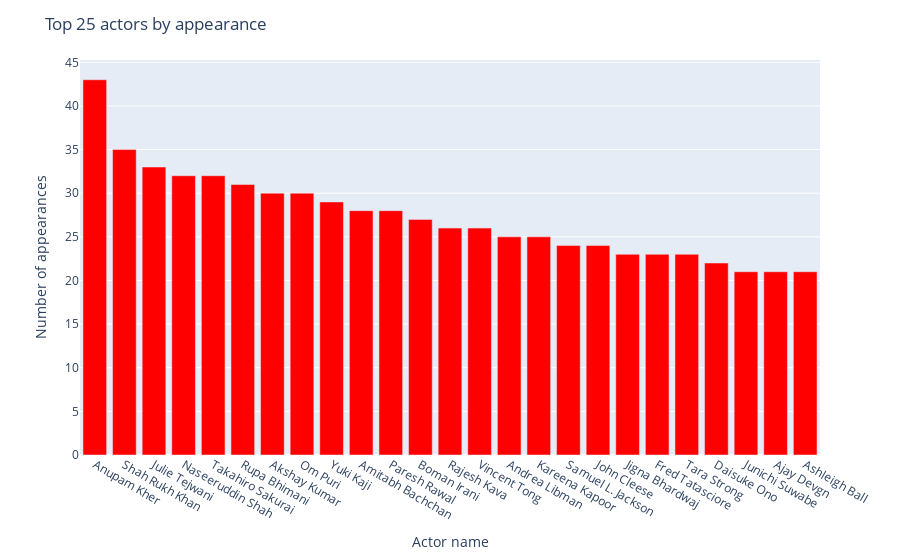

Notebook code cell kept with this figure:
### Code cell
# Taking the top 25 actor appearances and plotting the graph
castdictsample = castdict.nlargest(25)
plot = px.bar(castdictsample, x=castdictsample.index, y=castdictsample.values)
plot.update_layout(title = 'Top 25 actors by appearance', xaxis_title= 'Actor name', yaxis=dict(title='Number of appearances'))
plot.update_traces(marker_color='red')
plot.show()

### Figure 1 — Plotly figure (JSON) as saved in the notebook; plotly's stock layout.template omitted (floating-point values rounded to 4 significant figures)
{"data": [{"alignmentgroup": "True", "hovertemplate": "index=%{x}<br>y=%{y}<extra></extra>", "legendgroup": "", "marker": {"color": "red", "pattern": {"shape": ""}}, "name": "", "offsetgroup": "", "orientation": "v", "showlegend": false, "textposition": "auto", "type": "bar", "x": ["Anupam Kher", "Shah Rukh Khan", "Julie Tejwani", "Naseeruddin Shah", "Takahiro Sakurai", "Rupa Bhimani", "Akshay Kumar", "Om Puri", "Yuki Kaji", "Amitabh Bachchan", "Paresh Rawal", "Boman Irani", "Rajesh Kava", "Vincent Tong", "Andrea Libman", "Kareena Kapoor", "Samuel L. Jackson", "John Cleese", "Jigna Bhardwaj", "Fred Tatasciore", "Tara Strong", "Daisuke Ono", "Junichi Suwabe", "Ajay Devgn", "Ashleigh Ball"], "xaxis": "x", "y": [43, 35, 33, 32, 32, 31, 30, 30, 29, 28, 28, 27, 26, 26, 25, 25, 24, 24, 23, 23, 23, 22, 21, 21, 21], "yaxis": "y"}], "layout": {"barmode": "relative", "legend": {"tracegroupgap": 0}, "margin": {"t": 60}, "title": {"text": "Top 25 actors by appearance"}, "xaxis": {"anchor": "y", "domain": [0, 1], "title": {"text": "Actor name"}}, "yaxis": {"anchor": "x", "domain": [0, 1], "title": {"text": "Number of appearances"}}}}
